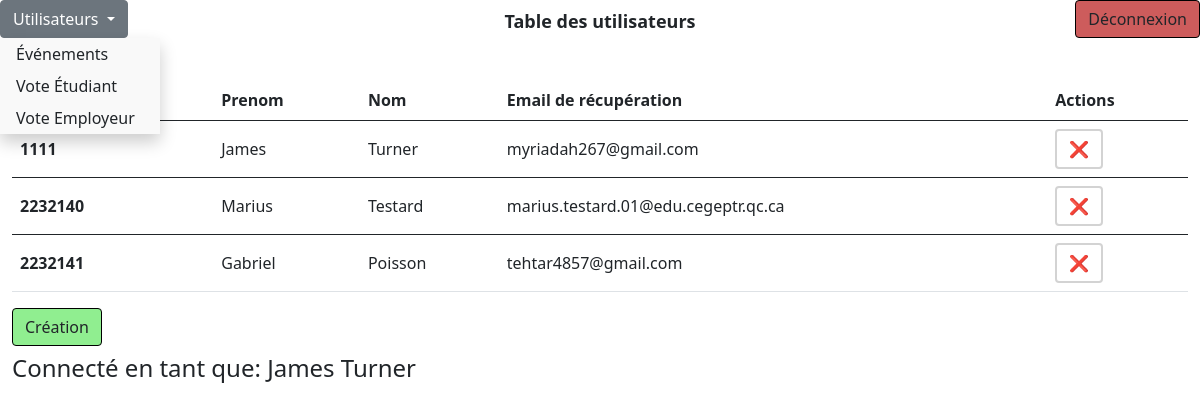
The app's page /userBD.php (signed in) with its own data.
### tables this page shows
CREATE TABLE `user` (
  `numEmploye` int(11) PRIMARY KEY NOT NULL,
  `password` varchar(1024) NOT NULL,
  `prenom` varchar(50) NOT NULL,
  `nom` varchar(50) NOT NULL,
  `recoverEmail` varchar(255) NOT NULL
);

### userBD.php (the view, shortened to what this page needs)
<!DOCTYPE html>
<html lang="en">
<head>
    <link href="https://cdn.jsdelivr.net/npm/bootstrap@5.0.2/dist/css/bootstrap.min.css" rel="stylesheet">
    <link rel="stylesheet" href="css/accueil.css">
    <link rel="stylesheet" href="js/script.js">
</head>
<body>
    <?php
    $servername = "localhost";
    $username = "root";
    $password = "root";
    $bd = "smileyFace";
    $conn = new mysqli($servername, $username, $password, $bd);
    $sql = "SELECT numEmploye, password, prenom, nom, recoverEmail FROM user";
    $conn->query('SET NAMES utf8');
    $result = $conn->query($sql);
    ?>
    <div class="container-fluid h-100">
        <div class="row navBar">
            <div class="col-2 p-0">
                <div class="dropdown">
                <a class="btn btn-secondary dropdown-toggle" href="#" role="button" id="dropdownMenuLink">
                        <?php
                        $page_name = 'Utilisateurs';
                        echo $page_name;
                        ?>
                    </a>
                    <div class="dropdown-content">
                        <button class="dropdown-item" onclick="window.location.href='eventBD.php'">Événements</button>
                        <button class="dropdown-item" onclick="window.location.href='index.php'">Vote Étudiant</button>
                        <button class="dropdown-item" onclick="window.location.href='index1.php'">Vote Employeur</button>
                    </div>
                </div>
            </div>
            <div class="col-8 p-2 text-center">
                <p>Table des utilisateurs</p>
            </div>
            <div class="col-2 p-0 text-end">
                <button class="btn buttonNav" id="butSignOut" onclick="window.location.href='deconnexion.php'">Déconnexion</button>
            </div>
        </div>
        <div class="row mainWindow">
            <div class="col-12 my-custom-scrollbar">
                <table class="table" id="dtVerticalScrollExample">
                    <thead>
                        <tr>
                            <th scope="col">N° Employé</th>
                            <th scope="col">Prenom</th>
                            <th scope="col">Nom</th>
                            <th scope="col">Email de récupération</th>
                            <th scope="col">Actions</th>
                        </tr>
                    </thead>
                    <?php
                    if ($result->num_rows > 0) {
                        while ($row = $result->fetch_assoc()) {
                    ?>
                            <tbody>
                                <tr>
                                    <th scope="row"><?php echo $row["numEmploye"] ?></th>
                                    <td><?php echo $row["prenom"] ?></td>
                                    <td><?php echo $row["nom"] ?></td>
                                    <td><?php echo $row["recoverEmail"] ?></td>
                                    <td>
                                        <a href="supprimer.php?id=<?php echo $row["numEmploye"] ?>&eoU=<?php echo 1 ?>" class="btn btn-danger" type="button" id="butRemove" title="Supprimer">&#10060;</a>
                                    </td>
                                </tr>
                            </tbody>
                    <?php
                        }
                    } else {
                        echo "0 results";
                    }
                    ?>
                    <table>
                        <button class="btn buttonNav" id="butCreate" onclick="window.location.href='create.php'">Création</button>
                        <h3>
                            <h4>Connecté en tant que: <?php echo $_SESSION["prenom"] . " " . $_SESSION["nom"] ?></h4>
                        </h3>
            </div>
        </div>
    </div>
</body>
</html>

### css/accueil.css (style rules this page uses)
html, body { height: 100%; }
.navBar { height: 10%; }
.buttonNav { height: max-content; }
.mainWindow { height: 90%; }
p { font-weight: bold; font-size: 18px; }
#butCreate { background-color: lightgreen; border: solid black 1px; }
#butSignOut { background-color: indianred; border: solid black 1px; }
a { text-decoration: none; color: black; }
th, td { vertical-align: middle; }
#butRemove { background-color: white; border: solid lightgrey 2px; }
.dropdown { position: relative; display: inline-block; }
.dropdown-content { display: none; position: absolute; background-color: #f9f9f9; min-width: 160px; box-shadow: 0px 8px 16px 0px rgba(0,0,0,0.2); z-index: 1; }

### records on screen
user: numEmploye "1111", prenom "James", nom "Turner", recoverEmail "myriadah267@gmail.com"
user: numEmploye "2232140", prenom "Marius", nom "Testard", recoverEmail "marius.testard.01@edu.cegeptr.qc.ca"
user: numEmploye "2232141", prenom "Gabriel", nom "Poisson", recoverEmail "tehtar4857@gmail.com"

### other values on screen
$page_name "Utilisateurs"
$_SESSION["prenom"] "James"
$_SESSION["nom"] "Turner"
